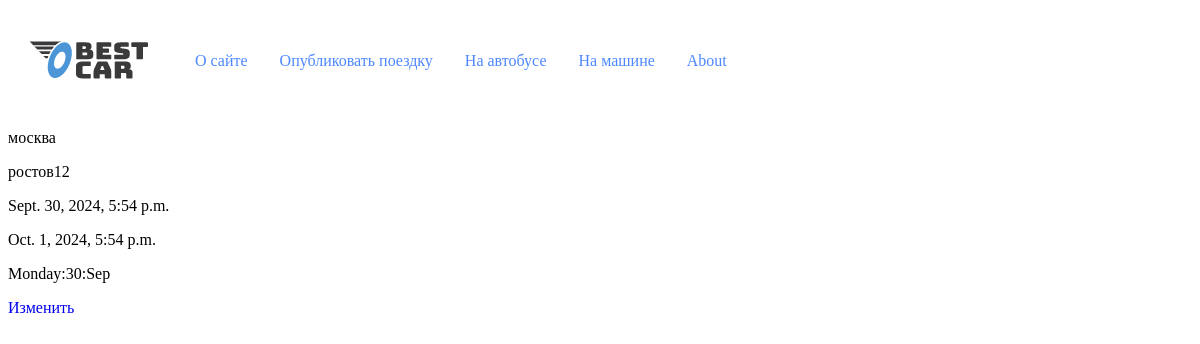
The app's page /users/users_trips_current/ (signed in) with its own data.
### bestcar/models/publishing_a_trip.py (models this page shows, shortened)
class Publishing_a_trip(models.Model):
    departure = models.CharField(
        max_length=100,
        verbose_name="отправление",
        validators=[Validators_language_model()]
    )
    arrival = models.CharField(
        max_length=100,
        verbose_name="прибытие",
        validators=[Validators_language_model()]
    )
    departure_time = models.DateTimeField(
        verbose_name="время отправления",
        validators=[Validators_date_model()]
    )
    arrival_time = models.DateTimeField(
        verbose_name="время прибытия",
        default=None,
        validators=[Validators_date_model()]
    )
    free_seating = models.PositiveSmallIntegerField(
        verbose_name='количество мест',
        default=1
    )
    reserved_seats = models.PositiveIntegerField(
        verbose_name='количество бронированных мест',
        default=0
    )
    price = models.PositiveSmallIntegerField(
        verbose_name="цена"
    )
    author = models.ForeignKey(
        get_user_model(),
        on_delete=models.CASCADE,
        related_name="author",
        null=True, default=None
    )
    slug = models.SlugField(
        max_length=100,
        unique=True,
        db_index=True
    )
    objects = models.Manager()
    car = CarManager()
    bus = BusManager()
    class Meta:
        verbose_name = 'Опубликованные поездки'
        verbose_name_plural = 'Опубликованные поездки'
        ordering = ('departure_time',)
        indexes = [
            models.Index(
                fields=['departure', 'arrival', 'free_seating', 'departure_time'],
                name='trip_filter_idx'
            )
        ]

### users/views.py (the view)
# urls.py: path('users_trips_current/', User_trip.as_view(), name='trips_current'),
class User_trip(LoginRequiredMixin, DataMixin, ListView):
    context_object_name = 'mein_trip'
    model = Publishing_a_trip
    template_name = 'users/users_trips_current.html'
    title_page = 'Ваши поездки'
    def get_queryset(self):
        try:
            mein_trip = Publishing_a_trip.objects.filter(author=self.request.user)
            return mein_trip
        except Exception as e:  # Обработка всех типов исключений
            return JsonResponse({'error': str(e)}, status=500)
    def get_context_data(self, **kwargs):
        context = super().get_context_data(**kwargs)
        return self.get_mixin_context(context)

### bestcar/utils.py (called while the page is built)
    def get_mixin_context(self, context, **kwargs):
        if self.title_page:
            context['title'] = self.title_page
        context['menu'] = MENU  # Предполагается, что MENU - это глобальная переменная
        context.update(kwargs)
        return context

### users/templates/users/users_trips_current.html (shortened to what this page needs)
{% extends 'base.html' %}
{% block content %}
{% if mein_trip%}
{% for item in mein_trip  %}
    <div>
        <p> {{item.departure}} </p>
        <p> {{item.arrival}} </p>
        <p> {{item.departure_time}} </p>
        <p> {{item.arrival_time}} </p>
        <p> {{item.departure_time|date:"l:j:M"}} </p>
        <p> <a href="{% url 'update_user_trip' item.slug %}">Изменить</a></p>
    </div>
{% endfor %}
{% else %}
<h1>Здесь появятся ваши будущие поездки.</h1>
{% endif %}
{% endblock content%}

### bestcar/static/bestcar/css/style_base.css (style rules this page uses)
a { text-decoration: none; }

### records on screen
Publishing_a_trip: departure "москва", arrival "ростов12", departure_time "Sept. 30, 2024, 5:54 p.m.", arrival_time "Oct. 1, 2024, 5:54 p.m.", departure_time "Monday:30:Sep"

### other values on screen
{{ m.title }} "О сайте" "Опубликовать поездку" "На автобусе" "На машине"
